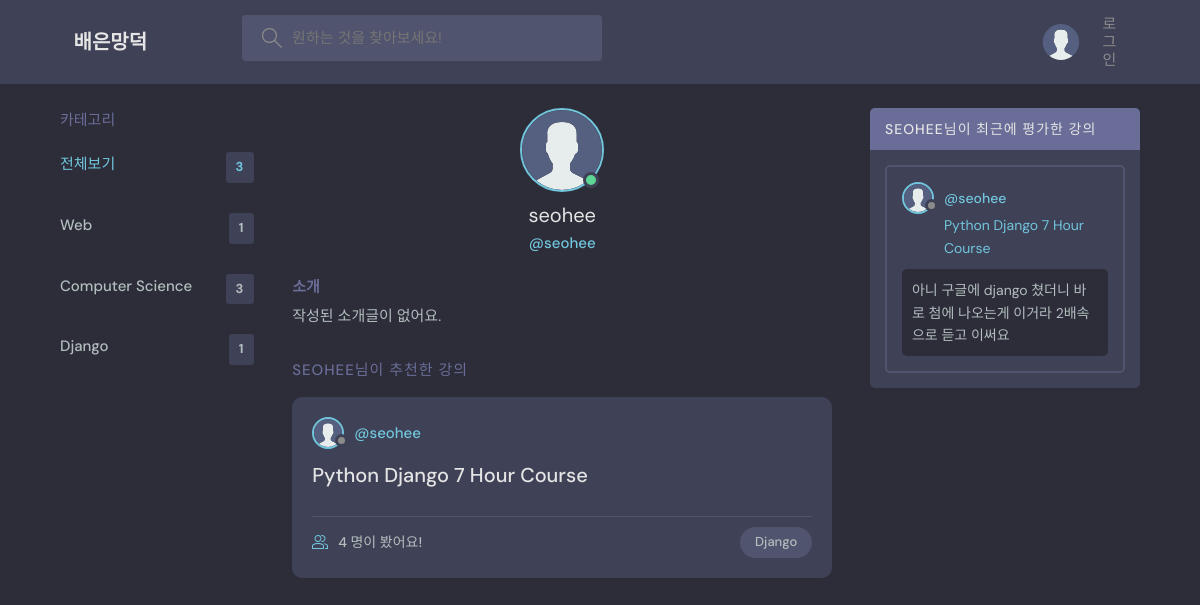
The app's page /profile/2/ with its own data.
### base/models.py (models this page shows, shortened)
class Topic(models.Model):
    name = models.CharField(max_length=200)

class Room(models.Model):
    host = models.ForeignKey(User, on_delete=models.SET_NULL, null=True)
    topic = models.ForeignKey(Topic, on_delete=models.SET_NULL, null=True)
    name = models.CharField(max_length=200)
    description = models.TextField(null=True, blank=True)
    participants = models.ManyToManyField(
        User, related_name='participants', blank=True)
    updated = models.DateTimeField(auto_now=True)
    created = models.DateTimeField(auto_now_add=True)
    class Meta:
        ordering = ['-updated', '-created']
    def __str__(self):
        return self.name

class Message(models.Model):
    user = models.ForeignKey(User, on_delete=models.CASCADE)
    room = models.ForeignKey(Room, on_delete=models.CASCADE)
    body = models.TextField()
    updated = models.DateTimeField(auto_now=True)
    created = models.DateTimeField(auto_now_add=True)
    class Meta:
        ordering = ['-updated', '-created']
    def __str__(self):
        return self.body[0:50]

### base/views.py (the view)
# urls.py: path('profile/<str:pk>/', views.userProfile, name="user-profile"),
def userProfile(request, pk):
    user = User.objects.get(id=pk)
    rooms = user.room_set.all()
    room_messages = user.message_set.all()
    topics = Topic.objects.all()
    context = {'user': user, 'rooms': rooms,
               'room_messages': room_messages, 'topics': topics}
    return render(request, 'base/profile.html', context)

### base/templates/base/profile.html (shortened to what this page needs)
{% extends 'main.html' %}
{% load static %}
{% block content %}
<head>
</head>
<main class="profile-page layout layout--3">
  <div class="container">
    {% include 'base/topics_component.html' %}
    <div class="roomList">
      <div class="profile">
        <div class="profile__avatar">
          <div class="avatar avatar--large active">
            <img src="{% static 'images/avatar.svg' %}" />
          </div>
        </div>
        <div class="profile__info">
          <h3>{{ user.username }}</h3>
          <p>@{{ user.username }}</p>
        </div>
        <div class="profile__about">
          <h3>소개</h3>
          <p>
            작성된 소개글이 없어요.
          </p>
        </div>
      </div>
      <div class="roomList__header">
        <div>
          <h2>{{ user.username }}님이 추천한 강의</a>
          </h2>
        </div>
      </div>
      {% include 'base/feed_component.html' %}
    </div>
    <div class="activities">
      <div class="activities__header">
        <h2>{{ user.username }}님이 최근에 평가한 강의</h2>
      </div>
      {% for message in room_messages %}
      <div class="activities__box">
        <div class="activities__boxHeader roomListRoom__header">
          <a href="{% url 'user-profile' message.user.id %}" class="roomListRoom__author">
            <div class="avatar avatar--small">
              <img src="{% static 'images/avatar.svg' %}" />
            </div>
            <p>
              @{{ message.user }}
            </p>
          </a>
        </div>
        <div class="activities__boxContent">
          <p><a href="{% url 'room' message.room.id %}">{{ message.room }}</a></p>
          <div class="activities__boxRoomContent">
            {{ message }}
          </div>
        </div>
      </div>
      {% endfor %}
    </div>
  </div>
</main>
{% endblock content %}

### base/templates/base/topics_component.html
<div class="topics">
    <div class="topics__header">
        <h2>카테고리</h2>
    </div>
    <ul class="topics__list">
        <li>
            <a href="{% url 'home' %}" class="active">전체보기 <span>{{topics.count}}</span></a>
        </li>
        {% for topic in topics %}
        <li>
            <a href="{% url 'home' %}?q={{topic.name}}">{{topic.name}}<span>{{topic.room_set.all.count}}</span></a>
        </li>
        {% endfor %}
    </ul>
</div>

### base/templates/base/feed_component.html (shortened to what this page needs)
{% load static %}
{% for room in rooms %}
<div class="roomListRoom">
    <div class="roomListRoom__header">
        <a href="{% url 'user-profile' room.host.id %}" class="roomListRoom__author">
            <div class="avatar avatar--small">
                <img src="{% static 'images/avatar.svg' %}" />
            </div>
            <span>@{{room.host.username}}</span>
        </a>
    </div>
    <div class="roomListRoom__content">
        <a href="{% url 'room' room.id %}">{{room.name}}</a>
    </div>
    <div class="roomListRoom__meta">
        <a href="{% url 'room' room.id %}" class="roomListRoom__joined">
            {{room.participants.all.count}} 명이 봤어요!
        </a>
        <p class="roomListRoom__topic">{{room.topic.name}}</p>
    </div>
</div>
{% endfor %}

### records on screen
Topic: name "Web", room_set.all.count "1"
Topic: name "Computer Science", room_set.all.count "3"
Topic: name "Django", room_set.all.count "1"
Room: host.username "seohee", name "Python Django 7 Hour Course", participants.all.count "4", topic.name "Django"
Message: user "seohee", room "Python Django 7 Hour Course", body "아니 구글에 django 쳤더니 바로 첨에 나오는게 이거라 2배속으로 듣고 이써요"

### other values on screen
{{ topics.count }} "3"
{{ user.username }} "seohee"
{{ user.username }} "SEOHEE"
